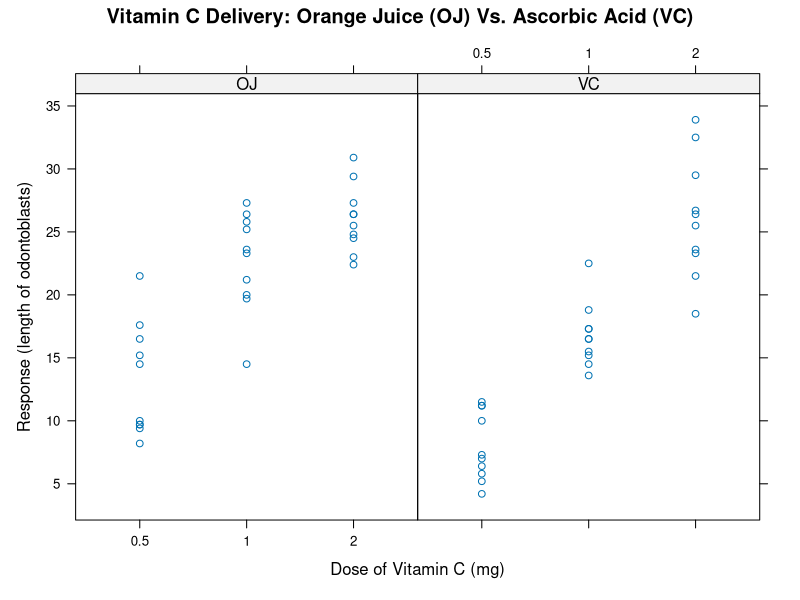

Source code (R): (Note: this script raises an error after producing the figure.)
## ---- chunk 1
# Loading necessary packages #
library(datasets)
library(lattice)

# Load in the data #
data(ToothGrowth)
tooth.dat <- ToothGrowth

# Change dose to a factor variable #
tooth.dat$dose <- as.factor(tooth.dat$dose)
## ---- chunk 2
summary(tooth.dat)
## ---- chunk 3
xyplot(len~dose|supp,data = tooth.dat, ylab="Response (length of odontoblasts)",xlab="Dose of Vitamin C (mg)", main = "Vitamin C Delivery: Orange Juice (OJ) Vs. Ascorbic Acid (VC)")
## ---- chunk 4
tooth.dat.5 <- tooth.dat[tooth.dat$dose==0.5,]
t.test(len~supp,data=tooth.dat.5,paired = FALSE, var.equal = FALSE)
## ---- chunk 5
tooth.dat1 <- tooth.dat[tooth.dat$dose==1.0,]
t.test(len~supp,data=tooth.dat1,paired = FALSE, var.equal = FALSE)
## ---- chunk 6
tooth.dat2 <- tooth.dat[tooth.dat$dose==2.0,]
t.test(len~supp,data=tooth.dat2,paired = FALSE, var.equal = FALSE)
## ---- chunk 7
shapiro.test(x = tooth.dat$len)
